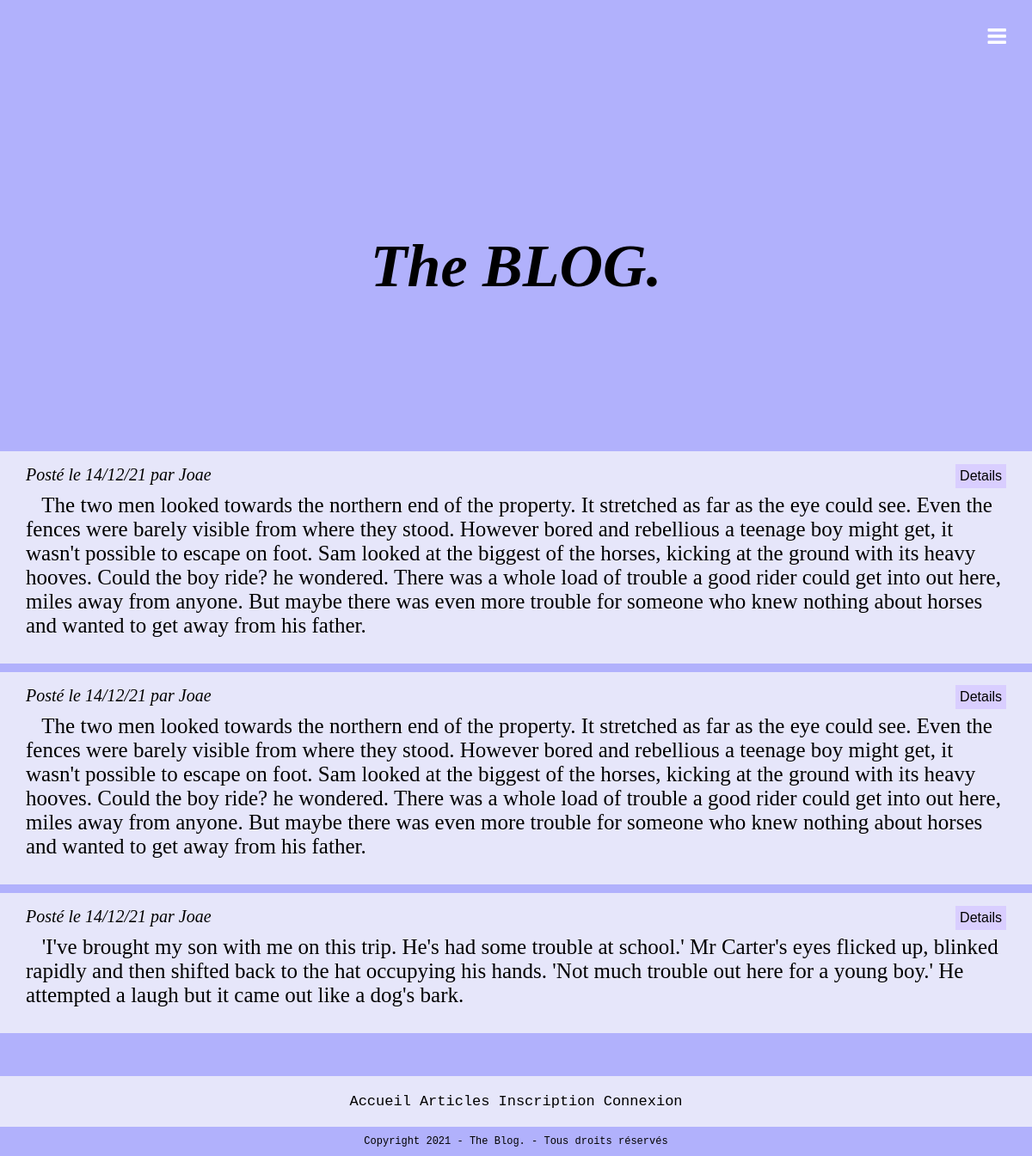
Before: / with the older database file.
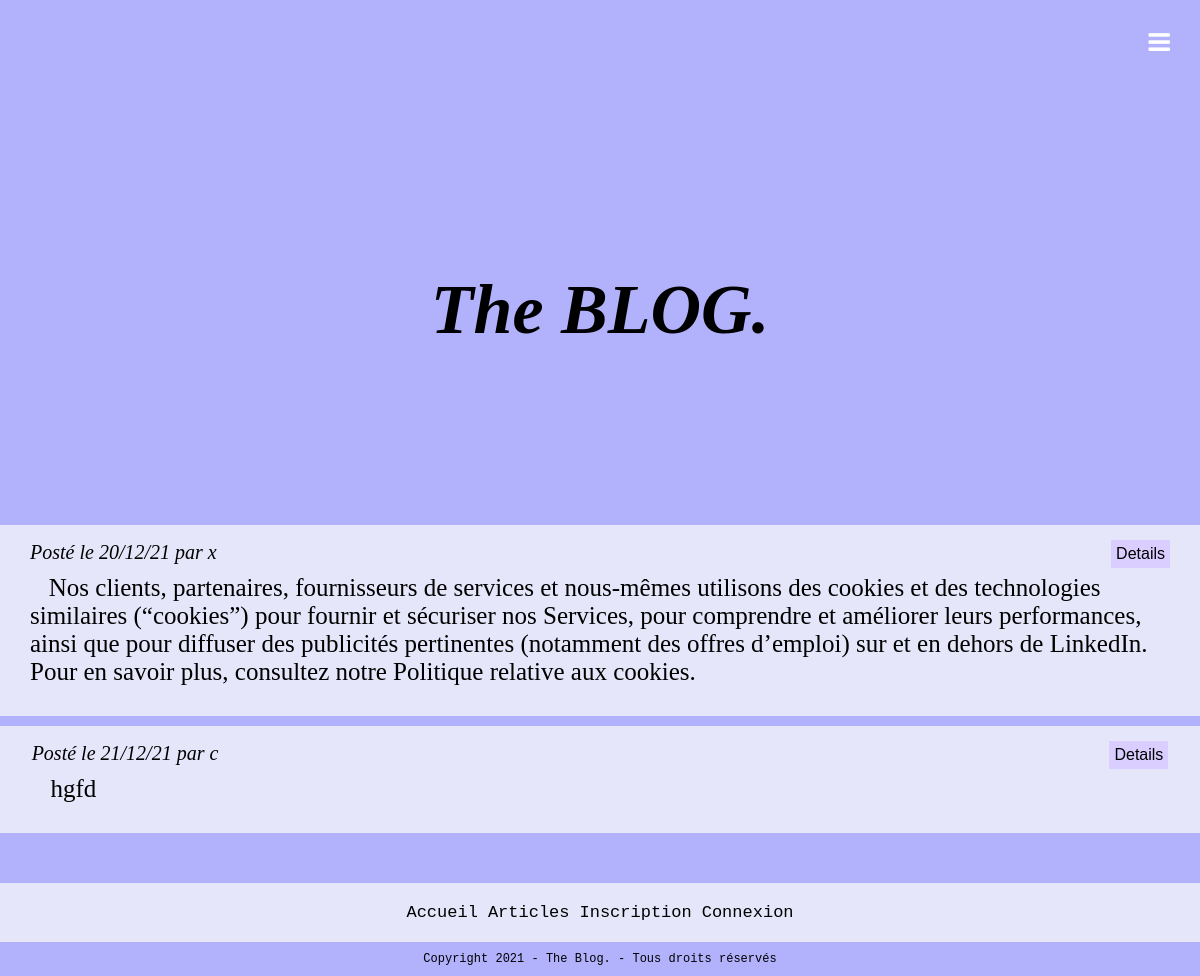
After: the same page with the newer database file.
### tables this page shows
CREATE TABLE `articles` (
  `id` int(11) NOT NULL,
  `article` text NOT NULL,
  `id_utilisateur` int(11) NOT NULL,
  `id_categorie` int(11) NOT NULL,
  `date` timestamp NOT NULL DEFAULT CURRENT_TIMESTAMP ON UPDATE CURRENT_TIMESTAMP
);

CREATE TABLE `utilisateurs` (
  `id` int(11) NOT NULL,
  `login` varchar(255) NOT NULL,
  `password` varchar(255) NOT NULL,
  `email` varchar(255) NOT NULL,
  `id_droits` int(11) NOT NULL
);

### index.php (the view, shortened to what this page needs)
<!DOCTYPE html>
<html>
 <head>
  <?php include "head.php";?>
 </head>
 <body>
  <header>
    <?php include "header.php";?>
  </header>
  <main>
  <h1 class="title"><i>The BLOG.  </i></h1>
  <div class='index_articles'>
<?php
include "db_link.php";
$sql = "SELECT * FROM articles";
$query = $conn->query($sql);
$articles = $query->fetch_all();
$sql = "SELECT utilisateurs.id, utilisateurs.login FROM utilisateurs INNER JOIN articles ON articles.id_utilisateur = articles.id" ;
$query = $conn->query($sql);
$users = $query->fetch_all();
$i = 0;
foreach(array_reverse($articles) as $article){
  echo "<div class ='ArtC'>
          <article>";
  foreach($users as $user){
    if ($article[2] == $user[0]){
      $uname = $user[1];
    }
  }
  $date = date_create($article[4]);
  $date = date_format($date, 'd/m/y');
  echo "
  <div class='articles_container'>
    <div class='info_article'>
      <div class='post_info'> Posté le $date par $uname</br>
      </div>
      <div class='read_more'>
        <form action = 'article.php' method = 'get'> <button name ='id' type='submit' value ='$article[0]'> Details </button>
          </form>
      </div>
    </div>
    <div class='ABody'> &nbsp&nbsp $article[1]</div>
  </div>
  </div>
  </article>
  ";
  $i++;
  if ($i >2){
    break;
  }
}
?>
  </div>
  </main>
  <footer>
    <?php include "footer.php";?>
  </footer>
</body>
</html>

Changed rows visible on the page:
removed articles: date "14/12/21", id_utilisateur.login "Joae", $article[0] 18 (drawn), article "The two men looked towards the northern end of the property. It stretched as far as the eye could see. Even the fences were barely visible from where they stood. However bored and rebellious a teenage boy might get, it wasn't possible to escape on foot. Sam looked at the biggest of the horses, kicking at the ground with its heavy hooves. Could the boy ride? he wondered. There was a whole load of trouble a good rider could get into out here, miles away from anyone. But maybe there was even more trouble for someone who knew nothing about horses and wanted to get away from his father."
removed articles: date "14/12/21", id_utilisateur.login "Joae", $article[0] 17 (drawn), article "The two men looked towards the northern end of the property. It stretched as far as the eye could see. Even the fences were barely visible from where they stood. However bored and rebellious a teenage boy might get, it wasn't possible to escape on foot. Sam looked at the biggest of the horses, kicking at the ground with its heavy hooves. Could the boy ride? he wondered. There was a whole load of trouble a good rider could get into out here, miles away from anyone. But maybe there was even more trouble for someone who knew nothing about horses and wanted to get away from his father."
removed articles: date "14/12/21", id_utilisateur.login "Joae", $article[0] 16 (drawn), article "'I've brought my son with me on this trip. He's had some trouble at school.' Mr Carter's eyes flicked up, blinked rapidly and then shifted back to the hat occupying his hands. 'Not much trouble out here for a young boy.' He attempted a laugh but it came out like a dog's bark."
now on this page (row edited): articles: date "20/12/21", id_utilisateur.login "x", $article[0] 1 (drawn), article "Nos clients, partenaires, fournisseurs de services et nous-mêmes utilisons des cookies et des technologies similaires (“cookies”) pour fournir et sécuriser nos Services, pour comprendre et améliorer leurs performances, ainsi que pour diffuser des publicités pertinentes (notamment des offres d’emploi) sur et en dehors de LinkedIn. Pour en savoir plus, consultez notre Politique relative aux cookies."
now on this page (row edited): articles: date "21/12/21", id_utilisateur.login "c", $article[0] 9 (drawn), article "hgfd"
